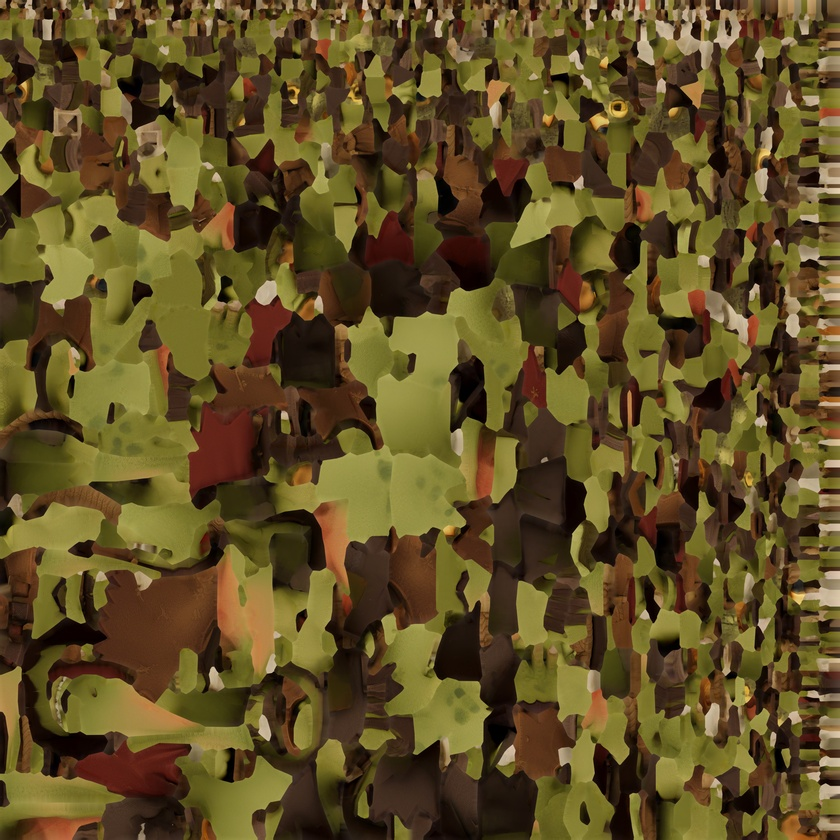
#> input picture GoblinSiege 5.8/Content/Characters/ScoutV3/GOB_Scout_v3_BaseColor.jpg, 840 x 840 px, shrunk from 4096 x 4096 before the run
$ python dechecker.py ../Content/Characters/ScoutV3/GOB_Scout_v3_BaseColor.jpg ../Content/Characters/ScoutV3/GOB_Scout_v3_BaseColor.jpg
#> lines starting #> are read from the running program, lines starting #| are printed output that depends on the picture; after the words box and inside, x2 and y2 are one past the last pixel; in counts of white or black regions, pixels touching at a corner belong together
"""Strip the painted fake-transparency checkerboard and give the art real alpha.

The checker is hand-painted, so no rigid grid keys it, and its light band is the
same grey as the pewter fittings, so no colour range separates them either. What
does separate them is local bimodality: every window of checker holds both band
values and almost nothing else, where painted metal is a continuous gradient.
"""
import numpy as np, sys, os
from PIL import Image
from collections import deque

CHROMA = 22     # above this saturation a pixel is paint, never checker
BANDTOL = 13    # how close to a band value a pixel counts as that band
GROW   = 3      # px of antialiased fringe to nibble off afterwards

def box(a, r):
    """Mean over a (2r+1) square, via summed-area table."""
    h, w = a.shape
    p = np.pad(a.astype(np.float64), r+1, mode='edge')
    c = np.pad(p.cumsum(0).cumsum(1), ((1,0),(1,0)))
    k = 2*r+1
    s = c[k:k+h, k:k+w] - c[0:h, k:k+w] - c[k:k+h, 0:w] + c[0:h, 0:w]
    return s / (k*k)

def bands(grey, achrom):
    m = np.zeros(grey.shape, bool)
    m[:16,:] = m[-16:,:] = m[:,:16] = m[:,-16:] = True
    v = grey[m & achrom].astype(int)
    if v.size < 500: return None
    h = np.convolve(np.bincount(v, minlength=256).astype(float), np.ones(5)/5, 'same')
    p1 = int(h.argmax()); g = h.copy(); g[max(0,p1-14):p1+15] = 0; p2 = int(g.argmax())
    if g[p2] < h[p1]*0.05: return None
    return min(p1,p2), max(p1,p2)

def cell_size(grey, lo, hi):
    """Median run length along the border strips -> checker cell size."""
    mid = (lo+hi)/2.0; sizes = []
    for sig in (grey[:14,:].mean(0), grey[-14:,:].mean(0),
                grey[:,:14].mean(1), grey[:,-14:].mean(1)):
        b = sig > mid; runs = []; st = 0
        for i in range(1, len(b)):
            if b[i] != b[i-1]: runs.append(i-st); st = i
        runs = [r for r in runs[1:-1] if 3 <= r <= 90]
        if len(runs) >= 3: sizes.append(np.median(runs))
    return int(round(float(np.median(sizes)))) if sizes else 12

def components(mask):
    h, w = mask.shape
    lab = np.full(h*w, -1, np.int32); flat = mask.ravel(); comps = []
    for s in np.flatnonzero(flat):
        if lab[s] != -1: continue
        cid = len(comps); q = deque([int(s)]); lab[s] = cid; px = []
        while q:
            i = q.popleft(); px.append(i); y, x = divmod(i, w)
            for j, ok in ((i-1,x>0),(i+1,x<w-1),(i-w,y>0),(i+w,y<h-1)):
                if ok and flat[j] and lab[j] == -1: lab[j] = cid; q.append(j)
        comps.append(np.array(px, np.int64))
    return comps

def dilate(m, allow, n):
    for _ in range(n):
        g = np.zeros_like(m)
        g[1:,:] |= m[:-1,:]; g[:-1,:] |= m[1:,:]
        g[:,1:] |= m[:,:-1]; g[:,:-1] |= m[:,1:]
        m = m | (g & allow)
    return m

def dechecker(path, out):
    im = Image.open(path).convert("RGB")
#> im is the input picture: PIL image 840x840 RGB; mean R, G, B 94.9, 77.5, 35.9
    arr = np.asarray(im); rgb = arr.astype(np.int16)
    h, w, _ = rgb.shape
#> h = 840; w = 840
    grey = rgb.mean(2)
    achrom = (rgb.max(2) - rgb.min(2)) <= CHROMA
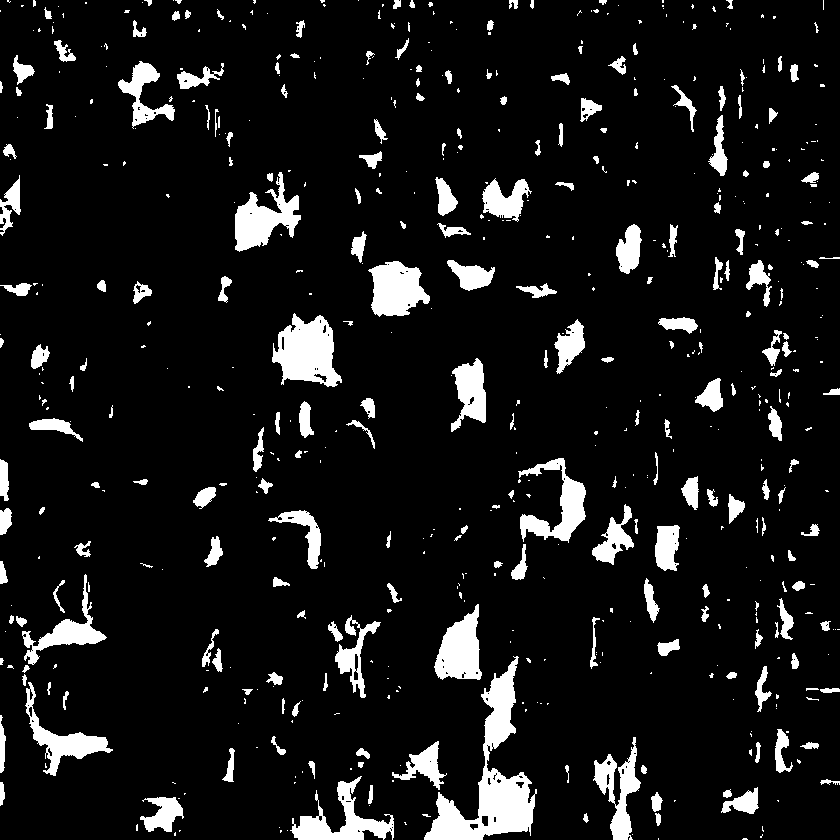
#> achrom: shape (840, 840) bool; 9.1% white; 588 white regions (361 under 20 px), largest, box (x1, y1, x2, y2) and area: (424, 656, 537, 840) 6418, (272, 313, 342, 387) 3258, (235, 172, 301, 252) 2421
    bp = bands(grey, achrom)
#> in bands, `v = grey[m & achrom].astype(int)`: v = 5790 values, max 75 at index 2666, min 1 at index 241, mean 15.97
#> in bands, `h = np.convolve(np.bincount(v, minlength=256).astype(float), np.ones(5..`: h = 256 values, max 309 at index 9, min 0 at index 56, mean 22.62
#> in bands, `p1 = int(h.argmax())`: p1 = 9
#> in bands, `g = h.copy()`: g has the same summary as h
#> in bands, `p2 = int(g.argmax())`: p2 = 24
#> bp = (9, 24)
    if bp is None:
        print(f"  ! {os.path.basename(path)}: no checker detected, passed through")
        im.convert("RGBA").save(out); return
    lo, hi = bp
#> lo = 9; hi = 24
    cs = cell_size(grey, lo, hi)
#> in cell_size, `mid = (lo + hi) / 2.0`: mid = 16.5
#> the loop in cell_size, `for sig in (grey[:14,:].mean(0), grey[-14:,:].mean(0), grey[:,:14].mea..` made 4 passes
#> runs on pass 2: [26, 9, 31, 13, 6, 37, 40, 8, 3, 20, 25]
#> after the loop in cell_size, `for sig in (grey[:14,:].mean(0), grey[-14:,:].mean(0),`: sizes = [20]
#> cs = 20
    r = int(max(6, min(34, round(cs * 1.15))))     # window spans about two cells
#> r = 23

    # The baked drop shadow dims both bands by roughly the same factor, so the
    # pooled shadow in concave corners is still checker - just darker. Test at a
    # few scales and take the union.
    bimodal = np.zeros(grey.shape, bool)
#> bimodal: shape (840, 840) bool; every value is 0
    for k in (1.0, 0.88, 0.76, 0.64, 0.54):
        f_lo = box((np.abs(grey - lo*k) <= BANDTOL).astype(np.float32), r)
        f_hi = box((np.abs(grey - hi*k) <= BANDTOL).astype(np.float32), r)
        bimodal |= (f_lo > 0.22) & (f_hi > 0.22) & (f_lo + f_hi > 0.80)
#> this loop made 5 passes
#> pass 1, in box, `c = np.pad(p.cumsum(0).cumsum(1), ((1,0),(1,0)))`:
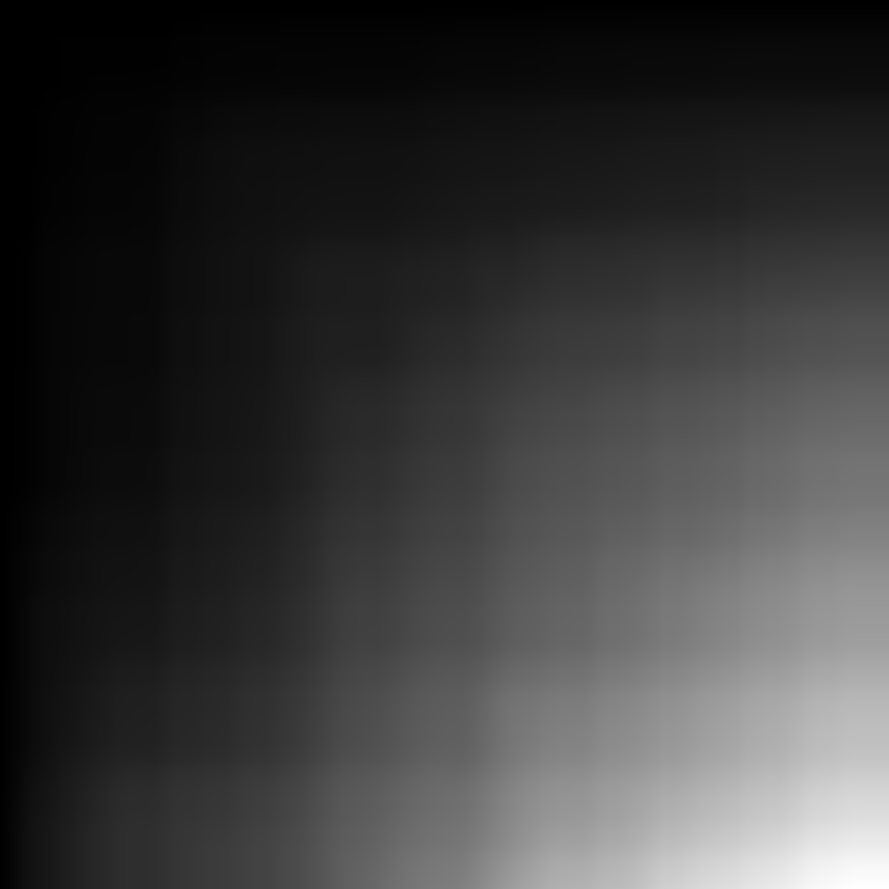
#> c: shape (889, 889) float64; min 0, max 79228, mean 18192.9; drawn with min black and max white
#> pass 1, in dechecker, `f_lo = box((np.abs(grey - lo*k) <= BANDTOL).astype(np.float32), r)`:
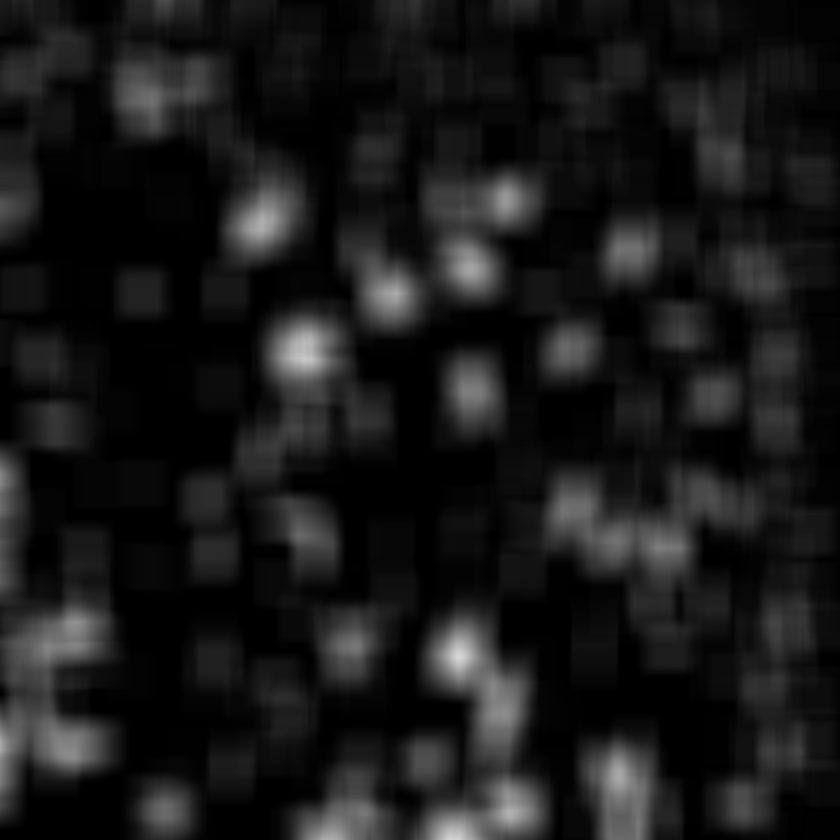
#> f_lo: shape (840, 840) float64; min 0, max 0.845, mean 0.0997
#> after the loop: bimodal: shape (840, 840) bool; 5.9% white; 28 white regions (1 under 20 px), largest, box (x1, y1, x2, y2) and area: (425, 771, 538, 840) 4787, (435, 620, 519, 734) 4750, (273, 318, 339, 398) 3867
    checker = achrom & bimodal
#> checker: shape (840, 840) bool; 3.8% white; 45 white regions (13 under 20 px), largest, box (x1, y1, x2, y2) and area: (425, 773, 535, 840) 3859, (273, 319, 335, 385) 2966, (368, 262, 423, 317) 2122

    keep = np.zeros(h*w, bool)
    for c in components(checker):
#> in components, `h, w = mask.shape`: h = 840
        if c.size >= 250: keep[c] = True           # drop speckle inside the art
#> this loop made 59 passes
    C = keep.reshape(h, w)

    # Anything unmistakably painted: saturated, or darker than the checker can go.
    A = (((rgb.max(2) - rgb.min(2)) > 55) | (grey < lo*0.54 - 30)) & ~checker
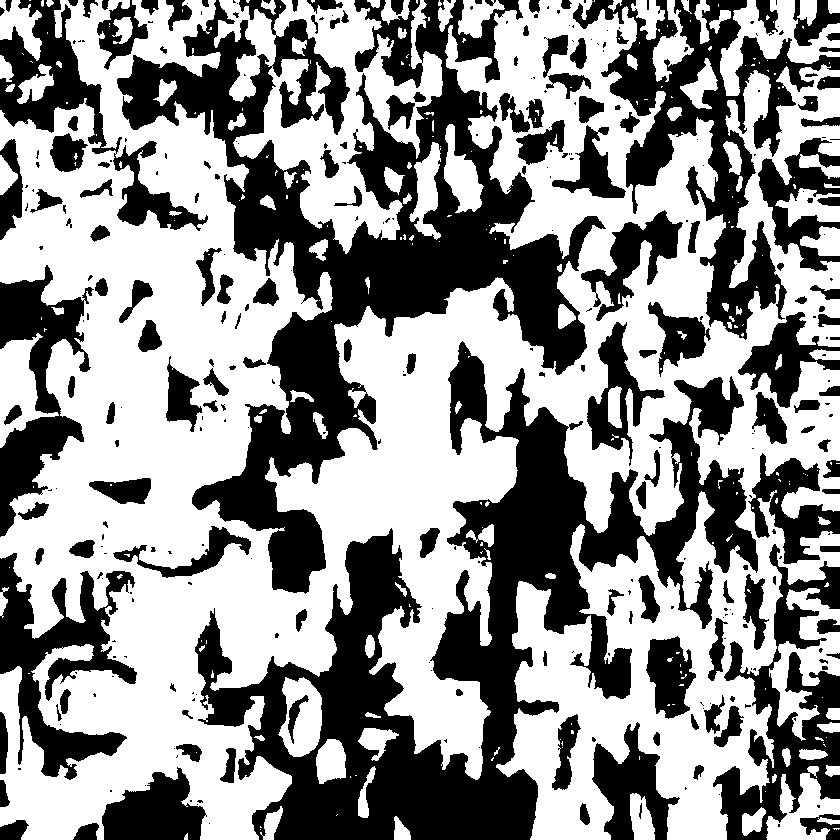
#> A: shape (840, 840) bool; 56.9% white; 342 black regions (179 under 20 px), largest, box (x1, y1, x2, y2) and area: (195, 341, 758, 840) 83624, (117, 0, 606, 594) 79697, (573, 0, 840, 340) 23634

    # The halo between them is a blend and belongs to neither test. Race the two
    # fronts through it: the outline seals the metal off, so only the halo is
    # reachable from the checker side.
    lab = np.full(h*w, -1, np.int8)
    lab[C.ravel()] = 0
    lab[A.ravel() & ~C.ravel()] = 1
    q = deque(int(i) for i in np.flatnonzero(lab >= 0))
    while q:
        i = q.popleft(); v = lab[i]; y, x = divmod(i, w)
        for j, ok in ((i-1,x>0),(i+1,x<w-1),(i-w,y>0),(i+w,y<h-1)):
            if ok and lab[j] == -1:
                lab[j] = v; q.append(j)
#> this loop made 705600 passes
#> (i, x) on passes 1 to 3: (0, 0), (1, 1), (2, 2)
    bg = (lab == 0).reshape(h, w)
#> bg: shape (840, 840) bool; 7.1% white; 19 white regions, largest, box (x1, y1, x2, y2) and area: (393, 754, 537, 840) 8227, (349, 239, 499, 320) 6353, (434, 615, 517, 743) 4831

    # Drop opaque specks stranded in the background.
    solid = ~bg
    for c in components(solid):
        if c.size < 400: bg.ravel()[c] = True
#> this loop made 3 passes

    # The baked drop shadow darkens the checker enough to read as paint, leaving a
    # thin rim. Shave it off the silhouette, then feather so the edge is not jagged.
    op = ~bg
    for _ in range(3):
        e = op.copy()
        e[1:,:] &= op[:-1,:]; e[:-1,:] &= op[1:,:]
        e[:,1:] &= op[:,:-1]; e[:,:-1] &= op[:,1:]
        op = e
    a = op.astype(np.float32)
#> a: shape (840, 840) float32; values 0 (black) and 1 (white), 91.4% white; 19 black regions, largest, box (x1, y1, x2, y2) and area: (390, 751, 540, 840) 9148, (346, 236, 502, 323) 7542, (431, 612, 520, 746) 5870
    for _ in range(2):
        a = box(a, 1)
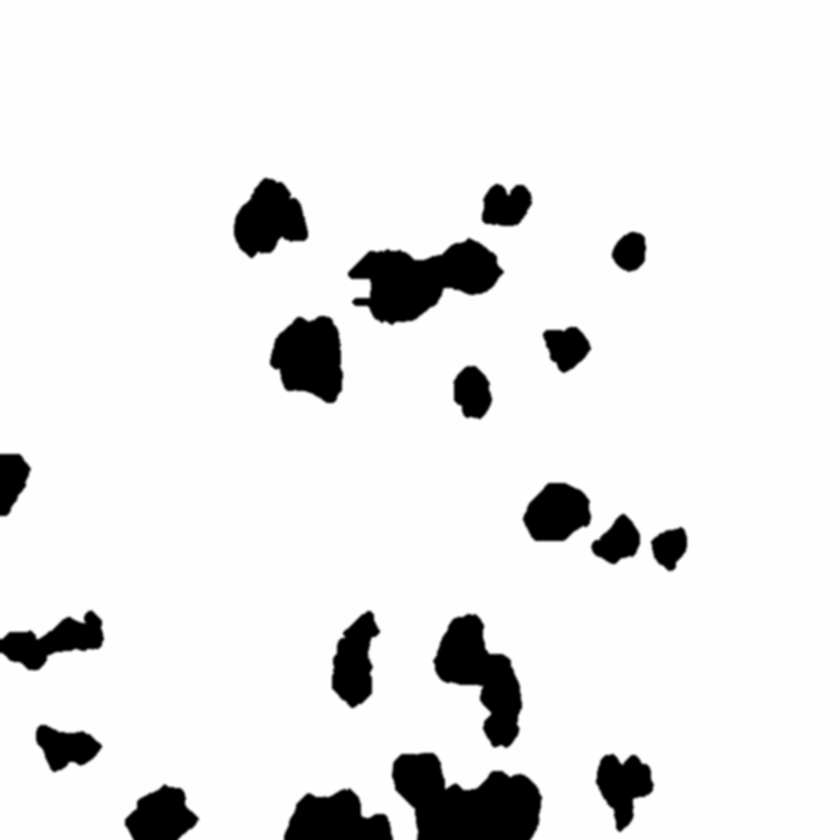
#> a: shape (840, 840) float64; min -6.47e-12, max 1, mean 0.914; drawn with min black and max white
    rgba = np.dstack([arr, np.clip(a*255, 0, 255).astype(np.uint8)])
    img = Image.fromarray(rgba, "RGBA")
    bb = img.getbbox()
#> bb = (0, 0, 840, 840)
    if bb: img = img.crop(bb)
    img.save(out)
    print(f"  {os.path.basename(out):32s} bands={lo}/{hi} cell={cs}px "
          f"bg={bg.mean()*100:4.1f}% -> {img.size[0]}x{img.size[1]}")
#|   GOB_Scout_v3_BaseColor.jpg       bands=9/24 cell=20px bg= 7.1% -> 840x840
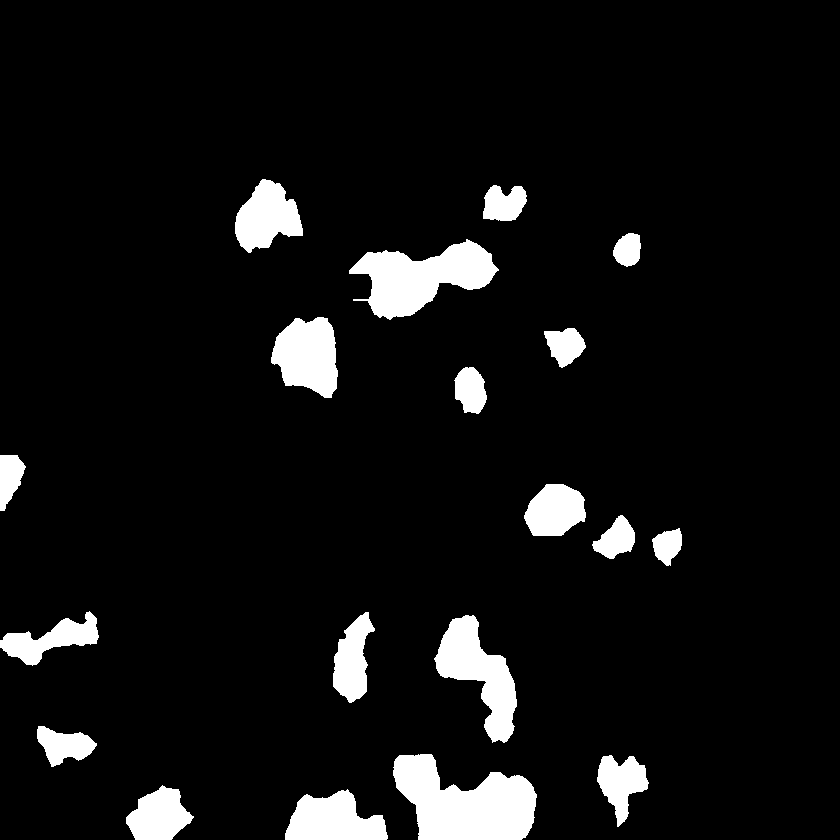
#> bg: shape (840, 840) bool; 7.1% white; 19 white regions, largest, box (x1, y1, x2, y2) and area: (393, 754, 537, 840) 8227, (349, 239, 499, 320) 6353, (434, 615, 517, 743) 4831

if __name__ == "__main__":
    dechecker(sys.argv[1], sys.argv[2])
